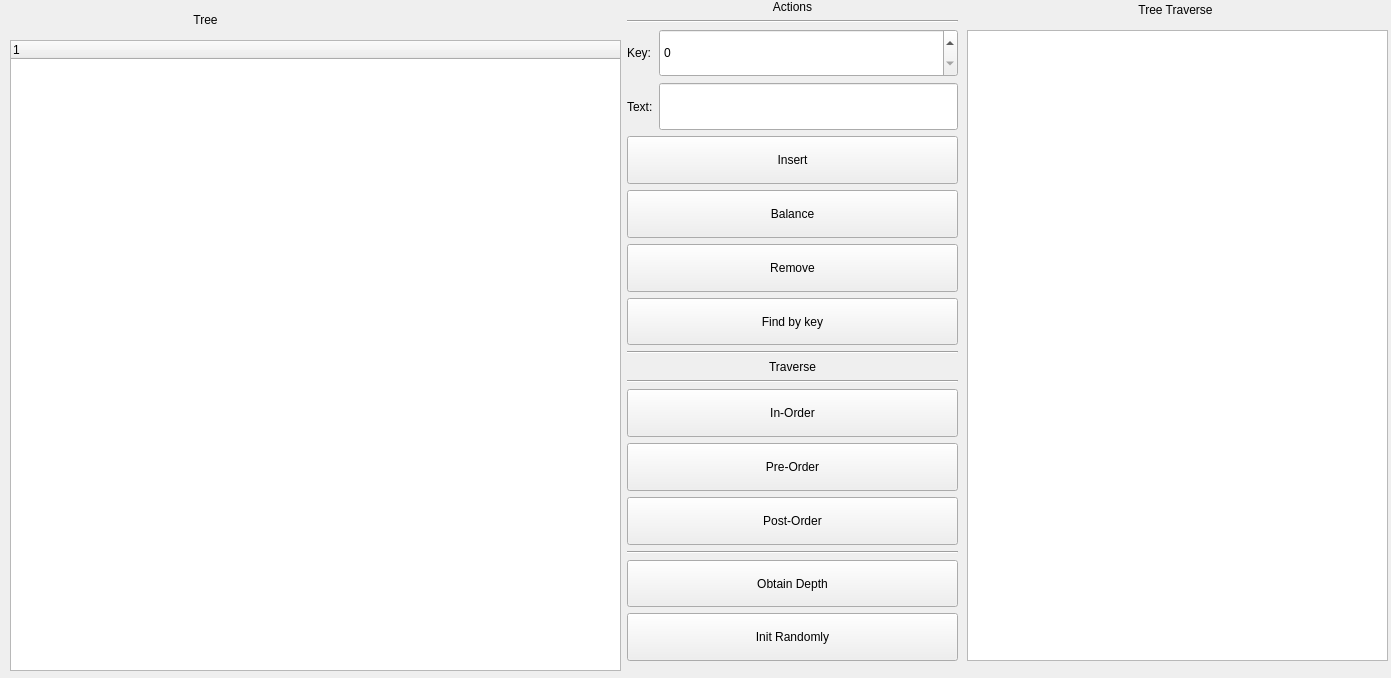
<?xml version="1.0" encoding="UTF-8"?>
<ui version="4.0">
 <class>MainWindow</class>
 <widget class="QMainWindow" name="MainWindow">
  <property name="geometry">
   <rect>
    <x>0</x>
    <y>0</y>
    <width>1391</width>
    <height>678</height>
   </rect>
  </property>
  <property name="windowTitle">
   <string>Red Black Tree Demo</string>
  </property>
  <widget class="QWidget" name="centralwidget">
   <widget class="QTreeWidget" name="tree">
    <property name="geometry">
     <rect>
      <x>10</x>
      <y>40</y>
      <width>611</width>
      <height>631</height>
     </rect>
    </property>
    <column>
     <property name="text">
      <string notr="true">1</string>
     </property>
    </column>
   </widget>
   <widget class="QLabel" name="label">
    <property name="geometry">
     <rect>
      <x>10</x>
      <y>10</y>
      <width>391</width>
      <height>20</height>
     </rect>
    </property>
    <property name="text">
     <string>Tree</string>
    </property>
    <property name="alignment">
     <set>Qt::AlignCenter</set>
    </property>
   </widget>
   <widget class="QWidget" name="gridLayoutWidget">
    <property name="geometry">
     <rect>
      <x>627</x>
      <y>0</y>
      <width>331</width>
      <height>661</height>
     </rect>
    </property>
    <layout class="QGridLayout" name="gridLayout">
     <item row="5" column="0" colspan="2">
      <widget class="QPushButton" name="balanceBtn">
       <property name="sizePolicy">
        <sizepolicy hsizetype="Minimum" vsizetype="Expanding">
         <horstretch>0</horstretch>
         <verstretch>0</verstretch>
        </sizepolicy>
       </property>
       <property name="text">
        <string>Balance</string>
       </property>
      </widget>
     </item>
     <item row="9" column="0" colspan="2">
      <widget class="QLabel" name="label_5">
       <property name="text">
        <string>Traverse</string>
       </property>
       <property name="alignment">
        <set>Qt::AlignCenter</set>
       </property>
      </widget>
     </item>
     <item row="8" column="0" colspan="2">
      <widget class="Line" name="line_2">
       <property name="orientation">
        <enum>Qt::Horizontal</enum>
       </property>
      </widget>
     </item>
     <item row="6" column="0" colspan="2">
      <widget class="QPushButton" name="removeBtn">
       <property name="sizePolicy">
        <sizepolicy hsizetype="Minimum" vsizetype="Expanding">
         <horstretch>0</horstretch>
         <verstretch>0</verstretch>
        </sizepolicy>
       </property>
       <property name="text">
        <string>Remove</string>
       </property>
      </widget>
     </item>
     <item row="4" column="0" colspan="2">
      <widget class="QPushButton" name="insertBtn">
       <property name="sizePolicy">
        <sizepolicy hsizetype="Minimum" vsizetype="Expanding">
         <horstretch>0</horstretch>
         <verstretch>0</verstretch>
        </sizepolicy>
       </property>
       <property name="text">
        <string>Insert</string>
       </property>
      </widget>
     </item>
     <item row="14" column="0" colspan="2">
      <widget class="Line" name="line_4">
       <property name="orientation">
        <enum>Qt::Horizontal</enum>
       </property>
      </widget>
     </item>
     <item row="15" column="0" colspan="2">
      <widget class="QPushButton" name="depthBtn">
       <property name="sizePolicy">
        <sizepolicy hsizetype="Minimum" vsizetype="Expanding">
         <horstretch>0</horstretch>
         <verstretch>0</verstretch>
        </sizepolicy>
       </property>
       <property name="text">
        <string>Obtain Depth</string>
       </property>
      </widget>
     </item>
     <item row="10" column="0" colspan="2">
      <widget class="Line" name="line_3">
       <property name="orientation">
        <enum>Qt::Horizontal</enum>
       </property>
      </widget>
     </item>
     <item row="12" column="0" colspan="2">
      <widget class="QPushButton" name="preOrderBtn">
       <property name="sizePolicy">
        <sizepolicy hsizetype="Minimum" vsizetype="Expanding">
         <horstretch>0</horstretch>
         <verstretch>0</verstretch>
        </sizepolicy>
       </property>
       <property name="text">
        <string>Pre-Order</string>
       </property>
      </widget>
     </item>
     <item row="0" column="0" colspan="2">
      <widget class="QLabel" name="label_4">
       <property name="text">
        <string>Actions</string>
       </property>
       <property name="alignment">
        <set>Qt::AlignCenter</set>
       </property>
      </widget>
     </item>
     <item row="7" column="0" colspan="2">
      <widget class="QPushButton" name="findBtn">
       <property name="sizePolicy">
        <sizepolicy hsizetype="Minimum" vsizetype="Expanding">
         <horstretch>0</horstretch>
         <verstretch>0</verstretch>
        </sizepolicy>
       </property>
       <property name="text">
        <string>Find by key</string>
       </property>
      </widget>
     </item>
     <item row="3" column="1">
      <widget class="QLineEdit" name="textEdit">
       <property name="sizePolicy">
        <sizepolicy hsizetype="Expanding" vsizetype="Expanding">
         <horstretch>0</horstretch>
         <verstretch>0</verstretch>
        </sizepolicy>
       </property>
      </widget>
     </item>
     <item row="13" column="0" colspan="2">
      <widget class="QPushButton" name="postOrderBtn">
       <property name="sizePolicy">
        <sizepolicy hsizetype="Minimum" vsizetype="Expanding">
         <horstretch>0</horstretch>
         <verstretch>0</verstretch>
        </sizepolicy>
       </property>
       <property name="text">
        <string>Post-Order</string>
       </property>
      </widget>
     </item>
     <item row="2" column="0">
      <widget class="QLabel" name="label_2">
       <property name="text">
        <string>Key:</string>
       </property>
      </widget>
     </item>
     <item row="11" column="0" colspan="2">
      <widget class="QPushButton" name="inOrderBtn">
       <property name="sizePolicy">
        <sizepolicy hsizetype="Minimum" vsizetype="Expanding">
         <horstretch>0</horstretch>
         <verstretch>0</verstretch>
        </sizepolicy>
       </property>
       <property name="text">
        <string>In-Order</string>
       </property>
      </widget>
     </item>
     <item row="2" column="1">
      <widget class="QSpinBox" name="keyBox">
       <property name="sizePolicy">
        <sizepolicy hsizetype="Minimum" vsizetype="Expanding">
         <horstretch>0</horstretch>
         <verstretch>0</verstretch>
        </sizepolicy>
       </property>
      </widget>
     </item>
     <item row="1" column="0" colspan="2">
      <widget class="Line" name="line">
       <property name="orientation">
        <enum>Qt::Horizontal</enum>
       </property>
      </widget>
     </item>
     <item row="3" column="0">
      <widget class="QLabel" name="label_3">
       <property name="text">
        <string>Text:</string>
       </property>
      </widget>
     </item>
     <item row="16" column="0" colspan="2">
      <widget class="QPushButton" name="initBtn">
       <property name="sizePolicy">
        <sizepolicy hsizetype="Minimum" vsizetype="Expanding">
         <horstretch>0</horstretch>
         <verstretch>0</verstretch>
        </sizepolicy>
       </property>
       <property name="text">
        <string>Init Randomly</string>
       </property>
      </widget>
     </item>
    </layout>
   </widget>
   <widget class="QListWidget" name="traverseList">
    <property name="geometry">
     <rect>
      <x>967</x>
      <y>30</y>
      <width>421</width>
      <height>631</height>
     </rect>
    </property>
   </widget>
   <widget class="QLabel" name="label_6">
    <property name="geometry">
     <rect>
      <x>970</x>
      <y>0</y>
      <width>411</width>
      <height>20</height>
     </rect>
    </property>
    <property name="text">
     <string>Tree Traverse</string>
    </property>
    <property name="alignment">
     <set>Qt::AlignCenter</set>
    </property>
   </widget>
  </widget>
 </widget>
 <resources/>
 <connections/>
</ui>
